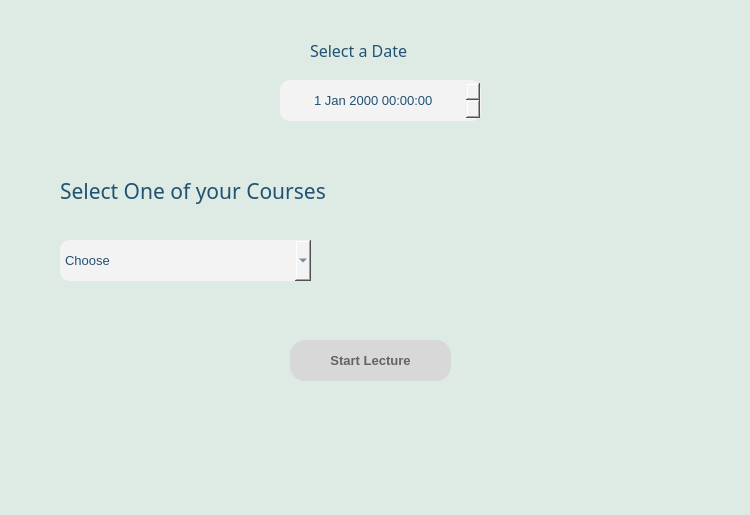
<?xml version="1.0" encoding="UTF-8"?>
<ui version="4.0">
 <class>SelectAcourse</class>
 <widget class="QMainWindow" name="SelectAcourse">
  <property name="geometry">
   <rect>
    <x>0</x>
    <y>0</y>
    <width>750</width>
    <height>515</height>
   </rect>
  </property>
  <property name="windowTitle">
   <string>Select a Course</string>
  </property>
  <property name="styleSheet">
   <string notr="true">background-color: rgb(222, 234, 228);
wondow-title:&quot;Select a Course&quot;;</string>
  </property>
  <widget class="QWidget" name="centralwidget">
   <widget class="QLabel" name="course_label">
    <property name="geometry">
     <rect>
      <x>60</x>
      <y>170</y>
      <width>381</width>
      <height>41</height>
     </rect>
    </property>
    <property name="font">
     <font>
      <family>Montserrat SemiBold</family>
      <pointsize>16</pointsize>
      <weight>7</weight>
      <italic>false</italic>
      <bold>false</bold>
     </font>
    </property>
    <property name="styleSheet">
     <string notr="true">color: rgb(33, 82, 115);
font: 63 16pt &quot;Montserrat SemiBold&quot;;
</string>
    </property>
    <property name="text">
     <string>Select One of your Courses</string>
    </property>
   </widget>
   <widget class="QDateTimeEdit" name="dateTimeEdit">
    <property name="geometry">
     <rect>
      <x>280</x>
      <y>80</y>
      <width>201</width>
      <height>41</height>
     </rect>
    </property>
    <property name="font">
     <font>
      <pointsize>10</pointsize>
     </font>
    </property>
    <property name="styleSheet">
     <string notr="true">background-color: rgb(243, 243, 243);
color: rgb(33, 82, 115);
selection-background-color: rgb(222, 234, 228);
border-radius:10px;</string>
    </property>
    <property name="alignment">
     <set>Qt::AlignCenter</set>
    </property>
   </widget>
   <widget class="QLabel" name="date_label">
    <property name="geometry">
     <rect>
      <x>310</x>
      <y>40</y>
      <width>141</width>
      <height>20</height>
     </rect>
    </property>
    <property name="font">
     <font>
      <family>Montserrat Medium</family>
      <pointsize>12</pointsize>
      <weight>7</weight>
      <italic>false</italic>
      <bold>false</bold>
     </font>
    </property>
    <property name="styleSheet">
     <string notr="true">color: rgb(33, 82, 115);
font: 57 12pt &quot;Montserrat Medium&quot;;</string>
    </property>
    <property name="text">
     <string>Select a Date</string>
    </property>
   </widget>
   <widget class="QPushButton" name="start_btn">
    <property name="geometry">
     <rect>
      <x>290</x>
      <y>340</y>
      <width>161</width>
      <height>41</height>
     </rect>
    </property>
    <property name="font">
     <font>
      <pointsize>10</pointsize>
      <weight>75</weight>
      <bold>true</bold>
     </font>
    </property>
    <property name="styleSheet">
     <string notr="true">background-color: rgb(216, 216, 216); color: rgb(99, 99, 99); border-radius: 15px; border-style:outset;border-color:  rgb(99, 99, 99);
</string>
    </property>
    <property name="text">
     <string>Start Lecture</string>
    </property>
   </widget>
   <widget class="QComboBox" name="comboBox">
    <property name="geometry">
     <rect>
      <x>60</x>
      <y>240</y>
      <width>251</width>
      <height>41</height>
     </rect>
    </property>
    <property name="font">
     <font>
      <pointsize>10</pointsize>
     </font>
    </property>
    <property name="styleSheet">
     <string notr="true">border-radius:10px;
background-color: rgb(243, 243, 243);
color: rgb(33, 82, 115);
selection-background-color: lightgray;</string>
    </property>
    <item>
     <property name="text">
      <string>Choose</string>
     </property>
    </item>
    <item>
     <property name="text">
      <string>Object Oriented Analysis</string>
     </property>
    </item>
    <item>
     <property name="text">
      <string>Software Engineering</string>
     </property>
    </item>
    <item>
     <property name="text">
      <string>Computer Vision</string>
     </property>
    </item>
   </widget>
   <widget class="QLabel" name="c2">
    <property name="geometry">
     <rect>
      <x>20</x>
      <y>360</y>
      <width>291</width>
      <height>251</height>
     </rect>
    </property>
    <property name="styleSheet">
     <string notr="true"/>
    </property>
    <property name="text">
     <string/>
    </property>
    <property name="pixmap">
     <pixmap>rings2.svg</pixmap>
    </property>
    <property name="scaledContents">
     <bool>true</bool>
    </property>
   </widget>
   <widget class="QLabel" name="c3">
    <property name="geometry">
     <rect>
      <x>500</x>
      <y>120</y>
      <width>221</width>
      <height>221</height>
     </rect>
    </property>
    <property name="styleSheet">
     <string notr="true"/>
    </property>
    <property name="text">
     <string/>
    </property>
    <property name="pixmap">
     <pixmap>rings1.svg</pixmap>
    </property>
    <property name="scaledContents">
     <bool>true</bool>
    </property>
   </widget>
   <widget class="QLabel" name="c1">
    <property name="geometry">
     <rect>
      <x>-80</x>
      <y>-30</y>
      <width>151</width>
      <height>151</height>
     </rect>
    </property>
    <property name="toolTipDuration">
     <number>-5</number>
    </property>
    <property name="text">
     <string/>
    </property>
    <property name="pixmap">
     <pixmap>Group 1.svg</pixmap>
    </property>
    <property name="scaledContents">
     <bool>true</bool>
    </property>
   </widget>
   <zorder>c2</zorder>
   <zorder>course_label</zorder>
   <zorder>dateTimeEdit</zorder>
   <zorder>date_label</zorder>
   <zorder>start_btn</zorder>
   <zorder>comboBox</zorder>
   <zorder>c3</zorder>
   <zorder>c1</zorder>
  </widget>
  <widget class="QMenuBar" name="menubar">
   <property name="geometry">
    <rect>
     <x>0</x>
     <y>0</y>
     <width>750</width>
     <height>26</height>
    </rect>
   </property>
  </widget>
  <widget class="QStatusBar" name="statusbar"/>
 </widget>
 <resources>
  <include location="app_images/circle1.qrc"/>
  <include location="app_images/cylinder.qrc"/>
  <include location="app_images/circle2.qrc"/>
 </resources>
 <connections/>
</ui>
